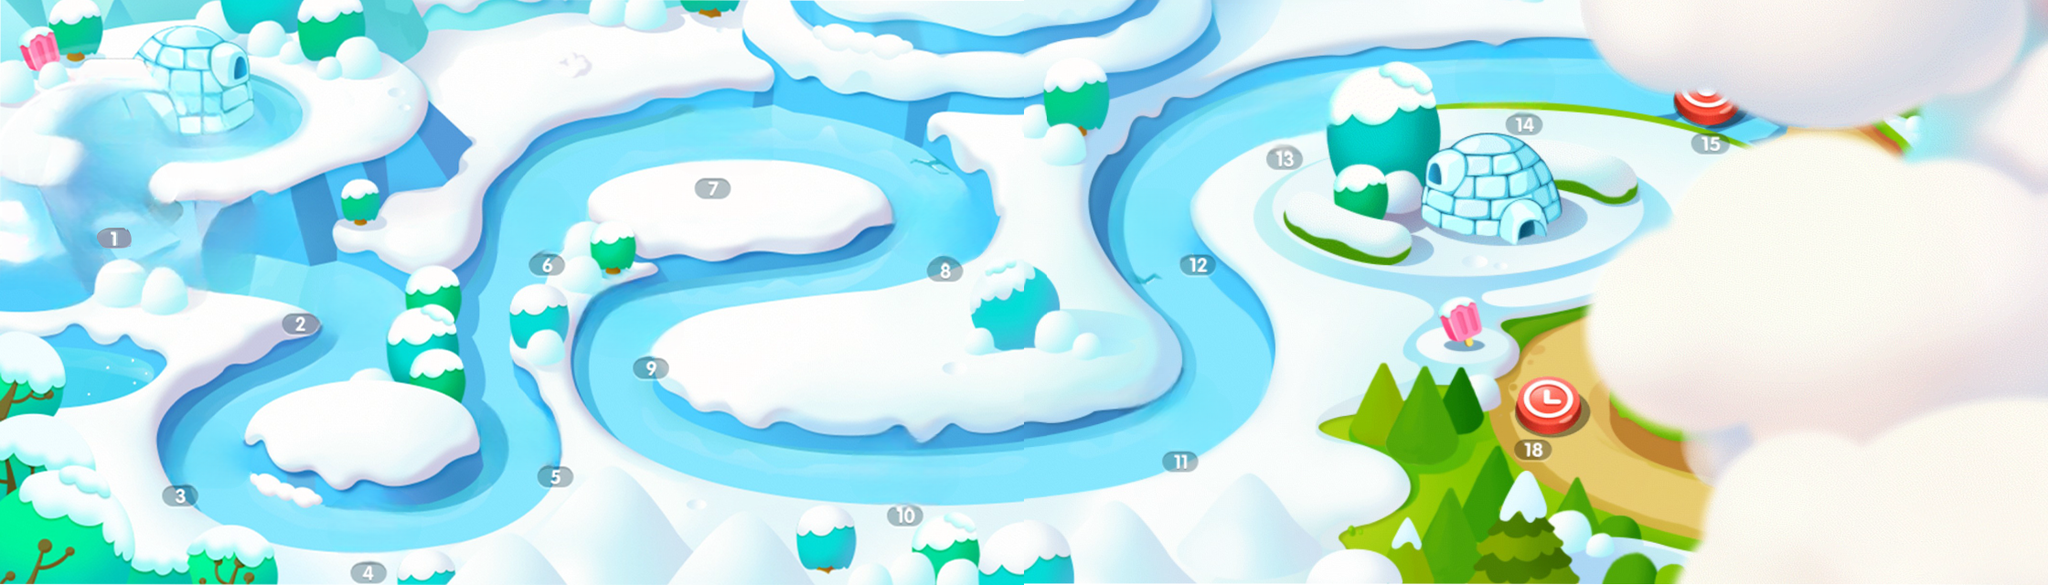

A 2D game scene composited from a Tiled map and its tileset images. What follows is a short description and the map's XML, with every tile layer's data as written:
An orthogonal 70x20 tile map with 32x32 px tiles, 1 tile layer (bg), 2 tilesets and 14 objects (1, 2, 3, 4, 5, ...).

<map version="1.10" tiledversion="1.10.2" orientation="orthogonal" renderorder="right-down" width="70" height="20" tilewidth="32" tileheight="32" infinite="0" nextlayerid="3" nextobjectid="15">
 <tileset firstgid="1" source="chooselevel1.tsx" />
 <tileset firstgid="701" source="chooselevel2.tsx" />
 <layer id="1" name="bg" width="70" height="20">
  <data encoding="csv">
1,2,3,4,5,6,7,8,9,10,11,12,13,14,15,16,17,18,19,20,21,22,23,24,25,26,27,28,29,30,31,32,33,34,35,701,702,703,704,705,706,707,708,709,710,711,712,713,714,715,716,717,718,719,720,721,722,723,724,725,726,727,728,729,730,731,732,733,734,735,
36,37,38,39,40,41,42,43,44,45,46,47,48,49,50,51,52,53,54,55,56,57,58,59,60,61,62,63,64,65,66,67,68,69,70,736,737,738,739,740,741,742,743,744,745,746,747,748,749,750,751,752,753,754,755,756,757,758,759,760,761,762,763,764,765,766,767,768,769,770,
71,72,73,74,75,76,77,78,79,80,81,82,83,84,85,86,87,88,89,90,91,92,93,94,95,96,97,98,99,100,101,102,103,104,105,771,772,773,774,775,776,777,778,779,780,781,782,783,784,785,786,787,788,789,790,791,792,793,794,795,796,797,798,799,800,801,802,803,804,805,
106,107,108,109,110,111,112,113,114,115,116,117,118,119,120,121,122,123,124,125,126,127,128,129,130,131,132,133,134,135,136,137,138,139,140,806,807,808,809,810,811,812,813,814,815,816,817,818,819,820,821,822,823,824,825,826,827,828,829,830,831,832,833,834,835,836,837,838,839,840,
141,142,143,144,145,146,147,148,149,150,151,152,153,154,155,156,157,158,159,160,161,162,163,164,165,166,167,168,169,170,171,172,173,174,175,841,842,843,844,845,846,847,848,849,850,851,852,853,854,855,856,857,858,859,860,861,862,863,864,865,866,867,868,869,870,871,872,873,874,875,
176,177,178,179,180,181,182,183,184,185,186,187,188,189,190,191,192,193,194,195,196,197,198,199,200,201,202,203,204,205,206,207,208,209,210,876,877,878,879,880,881,882,883,884,885,886,887,888,889,890,891,892,893,894,895,896,897,898,899,900,901,902,903,904,905,906,907,908,909,910,
211,212,213,214,215,216,217,218,219,220,221,222,223,224,225,226,227,228,229,230,231,232,233,234,235,236,237,238,239,240,241,242,243,244,245,911,912,913,914,915,916,917,918,919,920,921,922,923,924,925,926,927,928,929,930,931,932,933,934,935,936,937,938,939,940,941,942,943,944,945,
246,247,248,249,250,251,252,253,254,255,256,257,258,259,260,261,262,263,264,265,266,267,268,269,270,271,272,273,274,275,276,277,278,279,280,946,947,948,949,950,951,952,953,954,955,956,957,958,959,960,961,962,963,964,965,966,967,968,969,970,971,972,973,974,975,976,977,978,979,980,
281,282,283,284,285,286,287,288,289,290,291,292,293,294,295,296,297,298,299,300,301,302,303,304,305,306,307,308,309,310,311,312,313,314,315,981,982,983,984,985,986,987,988,989,990,991,992,993,994,995,996,997,998,999,1000,1001,1002,1003,1004,1005,1006,1007,1008,1009,1010,1011,1012,1013,1014,1015,
316,317,318,319,320,321,322,323,324,325,326,327,328,329,330,331,332,333,334,335,336,337,338,339,340,341,342,343,344,345,346,347,348,349,350,1016,1017,1018,1019,1020,1021,1022,1023,1024,1025,1026,1027,1028,1029,1030,1031,1032,1033,1034,1035,1036,1037,1038,1039,1040,1041,1042,1043,1044,1045,1046,1047,1048,1049,1050,
351,352,353,354,355,356,357,358,359,360,361,362,363,364,365,366,367,368,369,370,371,372,373,374,375,376,377,378,379,380,381,382,383,384,385,1051,1052,1053,1054,1055,1056,1057,1058,1059,1060,1061,1062,1063,1064,1065,1066,1067,1068,1069,1070,1071,1072,1073,1074,1075,1076,1077,1078,1079,1080,1081,1082,1083,1084,1085,
386,387,388,389,390,391,392,393,394,395,396,397,398,399,400,401,402,403,404,405,406,407,408,409,410,411,412,413,414,415,416,417,418,419,420,1086,1087,1088,1089,1090,1091,1092,1093,1094,1095,1096,1097,1098,1099,1100,1101,1102,1103,1104,1105,1106,1107,1108,1109,1110,1111,1112,1113,1114,1115,1116,1117,1118,1119,1120,
421,422,423,424,425,426,427,428,429,430,431,432,433,434,435,436,437,438,439,440,441,442,443,444,445,446,447,448,449,450,451,452,453,454,455,1121,1122,1123,1124,1125,1126,1127,1128,1129,1130,1131,1132,1133,1134,1135,1136,1137,1138,1139,1140,1141,1142,1143,1144,1145,1146,1147,1148,1149,1150,1151,1152,1153,1154,1155,
456,457,458,459,460,461,462,463,464,465,466,467,468,469,470,471,472,473,474,475,476,477,478,479,480,481,482,483,484,485,486,487,488,489,490,1156,1157,1158,1159,1160,1161,1162,1163,1164,1165,1166,1167,1168,1169,1170,1171,1172,1173,1174,1175,1176,1177,1178,1179,1180,1181,1182,1183,1184,1185,1186,1187,1188,1189,1190,
491,492,493,494,495,496,497,498,499,500,501,502,503,504,505,506,507,508,509,510,511,512,513,514,515,516,517,518,519,520,521,522,523,524,525,1191,1192,1193,1194,1195,1196,1197,1198,1199,1200,1201,1202,1203,1204,1205,1206,1207,1208,1209,1210,1211,1212,1213,1214,1215,1216,1217,1218,1219,1220,1221,1222,1223,1224,1225,
526,527,528,529,530,531,532,533,534,535,536,537,538,539,540,541,542,543,544,545,546,547,548,549,550,551,552,553,554,555,556,557,558,559,560,1226,1227,1228,1229,1230,1231,1232,1233,1234,1235,1236,1237,1238,1239,1240,1241,1242,1243,1244,1245,1246,1247,1248,1249,1250,1251,1252,1253,1254,1255,1256,1257,1258,1259,1260,
561,562,563,564,565,566,567,568,569,570,571,572,573,574,575,576,577,578,579,580,581,582,583,584,585,586,587,588,589,590,591,592,593,594,595,1261,1262,1263,1264,1265,1266,1267,1268,1269,1270,1271,1272,1273,1274,1275,1276,1277,1278,1279,1280,1281,1282,1283,1284,1285,1286,1287,1288,1289,1290,1291,1292,1293,1294,1295,
596,597,598,599,600,601,602,603,604,605,606,607,608,609,610,611,612,613,614,615,616,617,618,619,620,621,622,623,624,625,626,627,628,629,630,1296,1297,1298,1299,1300,1301,1302,1303,1304,1305,1306,1307,1308,1309,1310,1311,1312,1313,1314,1315,1316,1317,1318,1319,1320,1321,1322,1323,1324,1325,1326,1327,1328,1329,1330,
631,632,633,634,635,636,637,638,639,640,641,642,643,644,645,646,647,648,649,650,651,652,653,654,655,656,657,658,659,660,661,662,663,664,665,1331,1332,1333,1334,1335,1336,1337,1338,1339,1340,1341,1342,1343,1344,1345,1346,1347,1348,1349,1350,1351,1352,1353,1354,1355,1356,1357,1358,1359,1360,1361,1362,1363,1364,1365,
666,667,668,669,670,671,672,673,674,675,676,677,678,679,680,681,682,683,684,685,686,687,688,689,690,691,692,693,694,695,696,697,698,699,700,1366,1367,1368,1369,1370,1371,1372,1373,1374,1375,1376,1377,1378,1379,1380,1381,1382,1383,1384,1385,1386,1387,1388,1389,1390,1391,1392,1393,1394,1395,1396,1397,1398,1399,1400
</data>
 </layer>
 <objectgroup id="2" name="point">
  <object id="1" name="1" x="125.333" y="248" />
  <object id="2" name="2" x="382.667" y="389.333" />
  <object id="3" name="3" x="242.667" y="562.667" />
  <object id="4" name="4" x="398.667" y="624" />
  <object id="5" name="5" x="553.333" y="550.667" />
  <object id="6" name="6" x="546.667" y="325.333" />
  <object id="7" name="7" x="780" y="196" />
  <object id="8" name="8" x="1022.67" y="296" />
  <object id="9" name="9" x="672" y="437.333" />
  <object id="10" name="10" x="990.667" y="577.333" />
  <object id="11" name="11" x="1294.67" y="516" />
  <object id="12" name="12" x="1264" y="300" />
  <object id="13" name="13" x="1400" y="174.667" />
  <object id="14" name="14" x="1668" y="128" />
 </objectgroup>
</map>